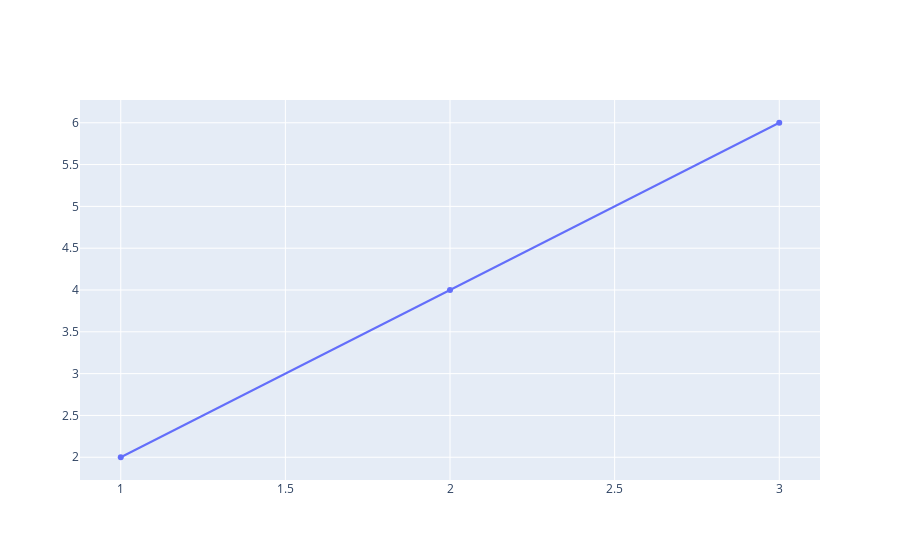

Here is the notebook cell this chart was saved with:
### Code cell
fig = {
    'data': [
        {'x': [1, 2, 3], 'y': [2, 4, 6]}
    ]
}

pio.show(fig)

### Figure 1 — Plotly figure (JSON) as saved in the notebook; plotly's stock layout.template omitted (floating-point values rounded to 4 significant figures)
{"data": [{"type": "scatter", "x": [1, 2, 3], "y": [2, 4, 6]}], "layout": {"autosize": true, "xaxis": {"autorange": true, "range": [0.8745, 3.125], "type": "linear"}, "yaxis": {"autorange": true, "range": [1.707, 6.293], "type": "linear"}}}
